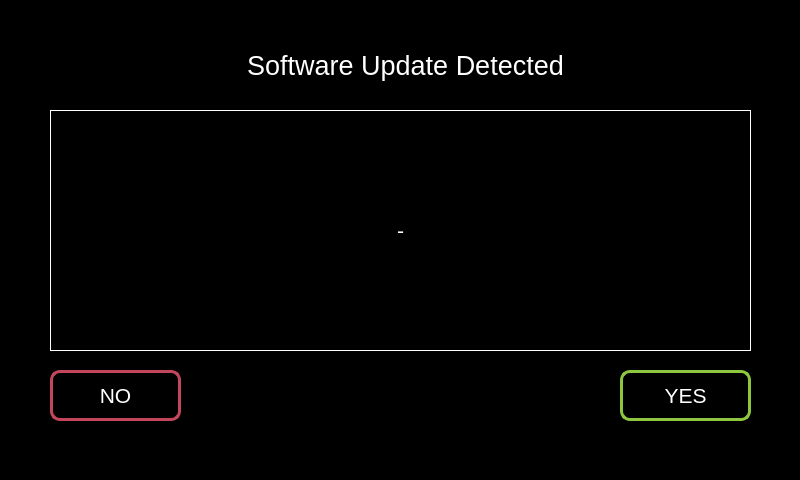
<?xml version="1.0" encoding="UTF-8"?>
<ui version="4.0">
 <class>MainWindow</class>
 <widget class="QMainWindow" name="MainWindow">
  <property name="geometry">
   <rect>
    <x>0</x>
    <y>0</y>
    <width>800</width>
    <height>480</height>
   </rect>
  </property>
  <property name="font">
   <font>
    <pointsize>14</pointsize>
   </font>
  </property>
  <property name="windowTitle">
   <string>MainWindow</string>
  </property>
  <property name="styleSheet">
   <string notr="true">background-color: rgb(0,0,0);</string>
  </property>
  <widget class="QWidget" name="centralwidget">
   <widget class="QLabel" name="title_label">
    <property name="geometry">
     <rect>
      <x>60</x>
      <y>40</y>
      <width>691</width>
      <height>51</height>
     </rect>
    </property>
    <property name="font">
     <font>
      <pointsize>20</pointsize>
     </font>
    </property>
    <property name="styleSheet">
     <string notr="true">color: rgb(255,255,255);</string>
    </property>
    <property name="text">
     <string>Software Update Detected</string>
    </property>
    <property name="alignment">
     <set>Qt::AlignCenter</set>
    </property>
   </widget>
   <widget class="QLabel" name="message_label">
    <property name="geometry">
     <rect>
      <x>50</x>
      <y>110</y>
      <width>701</width>
      <height>241</height>
     </rect>
    </property>
    <property name="font">
     <font>
      <pointsize>16</pointsize>
     </font>
    </property>
    <property name="styleSheet">
     <string notr="true">color: rgb(255,255,255);</string>
    </property>
    <property name="frameShape">
     <enum>QFrame::Box</enum>
    </property>
    <property name="text">
     <string>-</string>
    </property>
    <property name="alignment">
     <set>Qt::AlignCenter</set>
    </property>
    <property name="wordWrap">
     <bool>true</bool>
    </property>
   </widget>
   <widget class="QPushButton" name="yes_button">
    <property name="geometry">
     <rect>
      <x>620</x>
      <y>370</y>
      <width>131</width>
      <height>51</height>
     </rect>
    </property>
    <property name="font">
     <font>
      <pointsize>16</pointsize>
     </font>
    </property>
    <property name="styleSheet">
     <string notr="true">QPushButton
{
border: 3px solid rgb(141, 198, 63); 
border-radius: 10px;
background-color: rgb(0, 0, 0);
color: rgb(255, 255, 255);
}

QPushButton:pressed
{
border-radius: 10px;
background-color: rgb(141, 198, 63); 
color: rgb(255, 255, 255);
}

</string>
    </property>
    <property name="text">
     <string>YES</string>
    </property>
   </widget>
   <widget class="QPushButton" name="no_button">
    <property name="geometry">
     <rect>
      <x>50</x>
      <y>370</y>
      <width>131</width>
      <height>51</height>
     </rect>
    </property>
    <property name="font">
     <font>
      <pointsize>16</pointsize>
     </font>
    </property>
    <property name="styleSheet">
     <string notr="true">QPushButton
{
border: 3px solid rgb(195, 70, 92);
border-radius: 10px;
background-color: rgb(0, 0, 0);
color: rgb(255, 255, 255);
}

QPushButton:pressed
{
border-radius: 10px;
background-color: rgb(195, 70, 92);
color: rgb(255, 255, 255);
}

</string>
    </property>
    <property name="text">
     <string>NO</string>
    </property>
   </widget>
   <zorder>title_label</zorder>
   <zorder>yes_button</zorder>
   <zorder>no_button</zorder>
   <zorder>message_label</zorder>
  </widget>
 </widget>
 <resources/>
 <connections/>
</ui>
